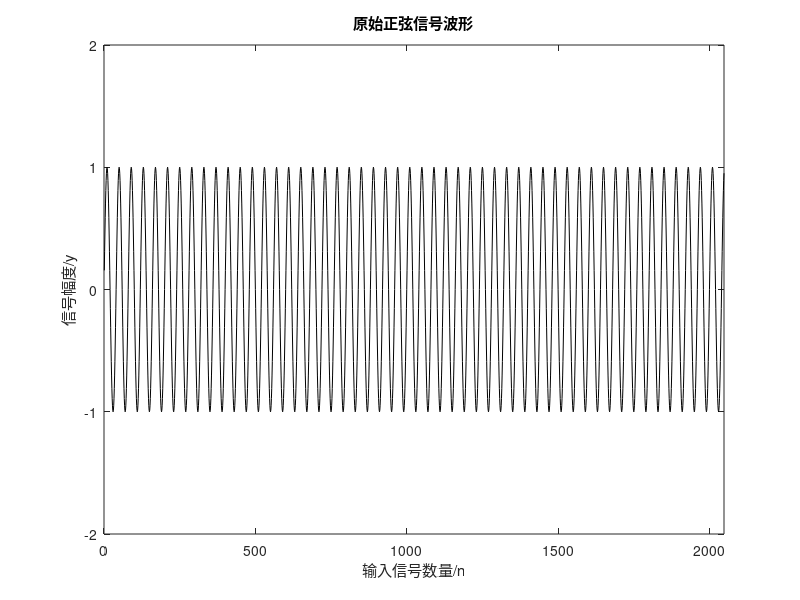

Here is the MATLAB script that generated this plot:
L=2048;    %信号长度
a=1;       %原始信号幅度
t=1:L;      
dn=a*sin(0.05*pi*t);%原始正弦信号
plot(dn,'k');axis([0,L,-a-1,a+1]);
xlabel('输入信号数量/n');ylabel('信号幅度/y');
title('原始正弦信号波形');